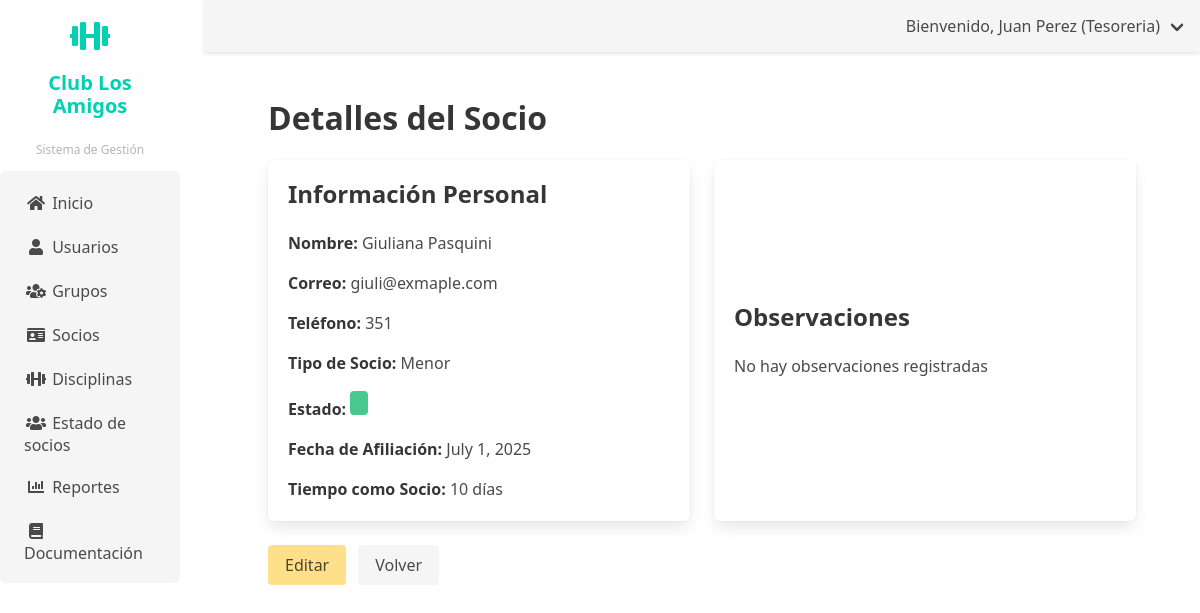
The page /socios/detalles/13/ (signed in) on the database its author committed.
### socios/models.py (models this page shows, shortened)
class Socio(models.Model):
    perfil_usuario = models.OneToOneField(PerfilUsuario, on_delete=models.CASCADE, related_name='socio', null=True, blank=True)
    tipo_socio = models.ForeignKey(TipoSocio, on_delete=models.PROTECT)
    fecha_afiliacion = models.DateField()
    observaciones = models.TextField(blank=True, null=True)
    fecha_registro = models.DateTimeField(auto_now_add=True)
    fecha_actualizacion = models.DateTimeField(auto_now=True)
    class Meta:
        verbose_name = 'Socio'
        verbose_name_plural = 'Socios'
        ordering = ['-fecha_registro']
    @property
    def esta_activo(self):
        if self.perfil_usuario:
            return self.perfil_usuario.esta_activo_sistema
        return False
    @property
    def tiempo_socio(self):
        from datetime import date
        import datetime
        if not self.fecha_afiliacion:
            return "Fecha de afiliación no establecida"
        dias = (datetime.date.today() - self.fecha_afiliacion).days
        if dias < 30:
            return f"{dias} días"
        elif dias < 365:
            meses = dias // 30
            return f"{meses} meses"
        else:
            años = dias // 365
            return f"{años} años"

class TipoSocio(models.Model):
    TIPO_SOCIO_CHOICES = [
        ('ACTIVO', 'Activo'),
        ('ADHERENTE', 'Adherente'),
        ('INFANTIL', 'Infantil'),
        ('HONORARIO', 'Honorario'),
    ]
    nombre = models.CharField(max_length=10, choices=TIPO_SOCIO_CHOICES, unique=True)
    descripcion = models.TextField(blank=True, null=True)
    class Meta:
        verbose_name = 'Tipo de Socio'
        verbose_name_plural = 'Tipos de Socios'
        default_manager_name = 'objects'
    def __str__(self):
        return self.nombre

### usuarios/models.py (models this page shows, shortened)
class PerfilUsuario(models.Model):
    TIPO_DOCUMENTO_CHOICES = [
        ('DNI', 'DNI'),
        ('CE', 'Carné de Extranjería'),
        ('PAS', 'Pasaporte'),
    ]
    ESTADO_SOCIO_CHOICES = [
        ('ACTIVO', 'Activo'),
        ('INACTIVO', 'Inactivo'),
        ('SUSPENDIDO', 'Suspendido'),
        ('PENDIENTE', 'Pendiente de Aprobación'),
        ('RETIRADO', 'Retirado'),
    ]
    usuario = models.OneToOneField(User, on_delete=models.CASCADE, related_name='perfil')
    tipo_documento = models.CharField(max_length=3, choices=TIPO_DOCUMENTO_CHOICES, default='DNI')
    numero_documento = models.CharField(max_length=20, unique=True)
    telefono = models.CharField(max_length=15, blank=True, null=True)
    direccion = models.TextField(blank=True, null=True)
    fecha_nacimiento = models.DateField(blank=True, null=True)
    estado_socio = models.CharField(max_length=10, choices=ESTADO_SOCIO_CHOICES, default='ACTIVO',
                                   verbose_name='Estado como Socio')
    fecha_registro = models.DateTimeField(auto_now_add=True)
    fecha_actualizacion = models.DateTimeField(auto_now=True)
    class Meta:
        verbose_name = 'Perfil de Usuario'
        verbose_name_plural = 'Perfiles de Usuario'
    @property
    def esta_activo_sistema(self):
        return self.usuario.is_active and self.estado_socio == 'ACTIVO'

### socios/views.py (the view)
# urls.py: path('detalles/<int:pk>/', views.detalles_socio, name='detalles_socio'),
@login_required
def detalles_socio(request, pk):
    socio = get_object_or_404(Socio, pk=pk)
    return render(request, 'socios/detalles_socio.html', {'socio': socio})

### usuarios/context_processors.py (called while the page is built)
def user_role_context(request):
    if request.user.is_authenticated:
        user_groups = request.user.groups.all()
        if user_groups.filter(name='Coordinador').exists():
            user_role = 'Coordinador'
        elif user_groups.filter(name='Tesoreria').exists():
            user_role = 'Tesoreria'
        elif user_groups.filter(name='Comision').exists():
            user_role = 'Comision'
        elif user_groups.filter(name='Administrador').exists():
            user_role = 'Administrador'
        else:
            user_role = 'Default'
    else:
        user_role = 'Default'
    return {
        'user_role': user_role
    }

### socios/templates/socios/detalles_socio.html (shortened to what this page needs)
{% extends 'usuarios/base_admin.html' %}
{% block sidebar_menu %}
{{ block.super }}
{% endblock %}
{% block content %}
<div class="container">
    <h1 class="title">Detalles del Socio</h1>
    <div class="columns is-multiline">
        <div class="column is-6">
            <div class="box">
                <h2 class="title is-4">Información Personal</h2>
                <div class="content">
                    <p><strong>Nombre:</strong> {{ socio.perfil_usuario.usuario.get_full_name }}</p>
                    <p><strong>Correo:</strong> {{ socio.perfil_usuario.usuario.email }}</p>
                    <p><strong>Teléfono:</strong> {{ socio.perfil_usuario.telefono }}</p>
                    <p><strong>Tipo de Socio:</strong> {{ socio.tipo_socio }}</p>
                    <p><strong>Estado:</strong>
                        <span class="tag {% if socio.esta_activo %}is-success{% else %}is-danger{% endif %}">
                        </span>
                    </p>
                    <p><strong>Fecha de Afiliación:</strong> {{ socio.fecha_afiliacion }}</p>
                    <p><strong>Tiempo como Socio:</strong> {{ socio.tiempo_socio }}</p>
                </div>
            </div>
        </div>
        <div class="column is-6">
            <div class="box">
                <h2 class="title is-4">Observaciones</h2>
                <div class="content">
                    {% if socio.observaciones %}
                        {{ socio.observaciones|linebreaks }}
                    {% else %}
                        <p>No hay observaciones registradas</p>
                    {% endif %}
                </div>
            </div>
        </div>
    </div>
    <div class="field is-grouped">
        <div class="control">
            <a href="{% url 'socios:editar_socio' socio.pk %}" class="button is-warning">Editar</a>
        </div>
        <div class="control">
            <a href="{% url 'socios:lista_socios' %}" class="button is-light">Volver</a>
        </div>
    </div>
</div>
{% endblock %}

### templates/base.html (shortened to what this page needs)
{% load static %}
<!DOCTYPE html>
<html lang="es">
<head>
    <link rel="stylesheet" href="https://cdn.jsdelivr.net/npm/bulma@0.9.3/css/bulma.min.css">
    <link rel="stylesheet" href="https://cdnjs.cloudflare.com/ajax/libs/font-awesome/5.15.3/css/all.min.css">
    <link rel="stylesheet" href="{% static 'css/custom.css' %}">
</head>
<body>
    <div class="columns is-fullheight">
        <div class="column is-2 is-sidebar-menu">
            {% block sidebar_menu %}{% endblock %}
        </div>
        <div class="column">
            <nav class="navbar is-light" role="navigation" aria-label="main navigation">
                <div class="navbar-menu">
                    <div class="navbar-end">
                        {% if request.user.is_authenticated %}
                            <div class="navbar-item has-dropdown is-hoverable">
                                <a class="navbar-link">
                                    Bienvenido, {{ request.user.get_full_name }} ({{ request.user.groups.first.name }})
                                </a>
                            </div>
                        {% else %}
                            <div class="navbar-item">
                                <a class="button is-primary" href="{% url 'usuarios:login' %}">
                                    Iniciar sesión
                                </a>
                            </div>
                        {% endif %}
                    </div>
                </div>
            </nav>
            <div class="section">
                {% block content %}{% endblock %}
            </div>
        </div>
    </div>
</body>
</html>

### static/css/custom.css (style rules this page uses)
body { font-family: 'Segoe UI', Tahoma, Geneva, Verdana, sans-serif; }
.button { transition: all 0.2s ease; }
.tag.is-success { background-color: #48c774; color: white; }
.navbar { box-shadow: 0 2px 4px rgba(0,0,0,0.1); }
a { color: #3273dc; text-decoration: none; }
.container { max-width: 1200px; margin: 0 auto; padding: 0 1rem; }
.columns.is-multiline .column .box { height: 100%; display: flex; flex-direction: column; justify-content: center; }
.columns.is-multiline { align-items: stretch; }

### rows shown on the page
Socio: perfil_usuario.usuario.get_full_name "Giuliana Pasquini", perfil_usuario.usuario.email "giuli@exmaple.com", perfil_usuario.telefono "351", tipo_socio "Menor", fecha_afiliacion "July 1, 2025", tiempo_socio "10 días"

### other values the page prints
{{ request.user.get_full_name }} "Juan Perez"
{{ request.user.groups.first.name }} "Tesoreria"
